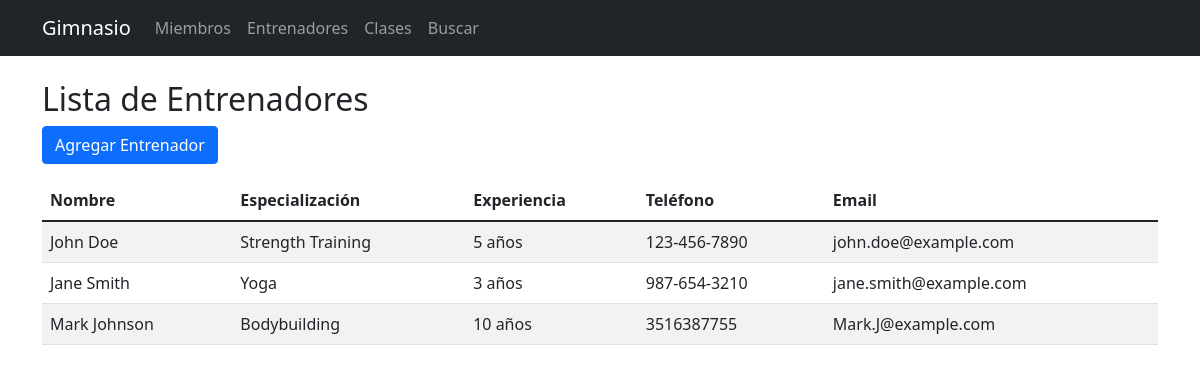
Screenshot of /trainers/ with the database file from the repository.
### gym_app/models.py (models this page shows, shortened)
class Trainer(models.Model):
    name = models.CharField(max_length=100)
    specialization = models.CharField(max_length=100)
    experience = models.IntegerField()
    phone = models.CharField(max_length=15)
    email = models.EmailField()

### gym_app/views.py (the view)
# urls.py: path('trainers/', views.trainer_list, name='trainer_list'),
def trainer_list(request):
    trainers = Trainer.objects.all()
    return render(request, 'gym_app/trainer_list.html', {'trainers': trainers})

### gym_app/templates/gym_app/trainer_list.html (shortened to what this page needs)
{% extends 'gym_app/base.html' %}
{% block content %}
<h2>Lista de Entrenadores</h2>
<a href="{% url 'add_trainer' %}" class="btn btn-primary mb-3">Agregar Entrenador</a>
<div class="table-responsive">
    <table class="table table-striped">
        <thead>
            <tr>
                <th>Nombre</th>
                <th>Especialización</th>
                <th>Experiencia</th>
                <th>Teléfono</th>
                <th>Email</th>
            </tr>
        </thead>
        <tbody>
            {% for trainer in trainers %}
            <tr>
                <td>{{ trainer.name }}</td>
                <td>{{ trainer.specialization }}</td>
                <td>{{ trainer.experience }} años</td>
                <td>{{ trainer.phone }}</td>
                <td>{{ trainer.email }}</td>
            </tr>
            {% endfor %}
        </tbody>
    </table>
</div>
{% endblock %}

### gym_app/templates/gym_app/base.html (shortened to what this page needs)
<!DOCTYPE html>
<html lang="es">
<head>
    <link href="https://cdn.jsdelivr.net/npm/bootstrap@5.1.3/dist/css/bootstrap.min.css" rel="stylesheet">
</head>
<body>
    <nav class="navbar navbar-expand-lg navbar-dark bg-dark">
        <div class="container">
            <a class="navbar-brand" href="{% url 'home' %}">Gimnasio</a>
            <div class="collapse navbar-collapse" id="navbarNav">
                <ul class="navbar-nav">
                    <li class="nav-item">
                        <a class="nav-link" href="{% url 'member_list' %}">Miembros</a>
                    </li>
                    <li class="nav-item">
                        <a class="nav-link" href="{% url 'trainer_list' %}">Entrenadores</a>
                    </li>
                    <li class="nav-item">
                        <a class="nav-link" href="{% url 'class_list' %}">Clases</a>
                    </li>
                    <li class="nav-item">
                        <a class="nav-link" href="{% url 'search' %}">Buscar</a>
                    </li>
                </ul>
            </div>
        </div>
    </nav>
    <div class="container mt-4">
        {% block content %}
        {% endblock %}
    </div>
</body>
</html>

### rows the page displays
Trainer: name "John Doe", specialization "Strength Training", experience "5", phone "123-456-7890", email "john.doe@example.com"
Trainer: name "Jane Smith", specialization "Yoga", experience "3", phone "987-654-3210", email "jane.smith@example.com"
Trainer: name "Mark Johnson", specialization "Bodybuilding", experience "10", phone "3516387755", email "Mark.J@example.com"
